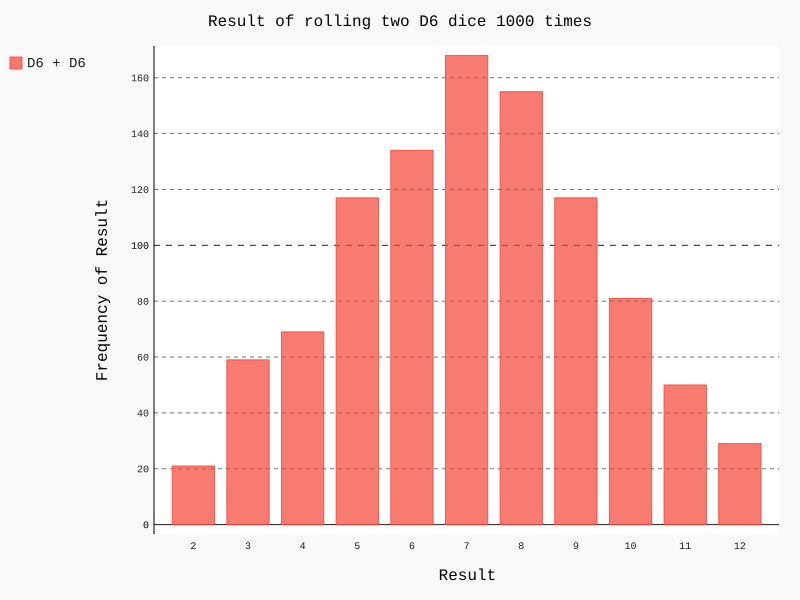

Source code (Python):
import pygal
from die import Die

# 创建两个D6骰子
die_1 = Die()
die_2 = Die()

# 掷骰子多次, 并将结果存储到一个列表中
results = []
for roll_num in range(1000):
    result = die_1.roll() + die_2.roll()
    results.append(result)
# 分析结果
frequencies = []
max_result = die_1.num_sides + die_2.num_sides
for value in range(2, max_result+1):
    frequency = results.count(value)
    frequencies.append(frequency)
# 可视化结果
hist = pygal.Bar()

hist.title = "Result of rolling two D6 dice 1000 times"
hist.x_labels = [x for x in range(2, max_result+1)]
hist.x_title = "Result"
hist.y_title = "Frequency of Result"

hist.add("D6 + D6", frequencies)
hist.render_to_file("dice_visual.svg")
